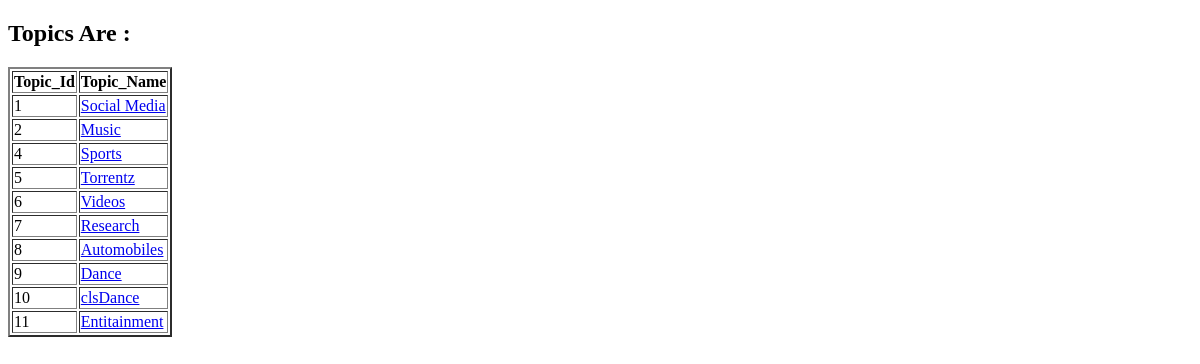
/display_topic/, run on an earlier commit of the app's database.
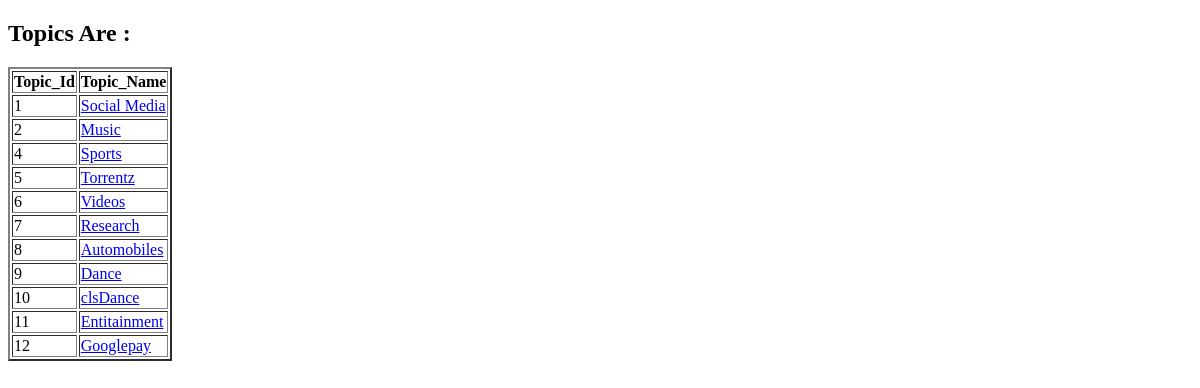
And on a later commit of the database.
### myapp/models.py (models this page shows, shortened)
class Topic(models.Model):
    topic_name=models.CharField(max_length=30,unique=True,blank=False,validators=[validators.MaxLengthValidator(10)])

### myapp/views.py (the view)
# urls.py: path('display_topic/',views.display_topics,name="display_topics"),
def display_topics(request):
    topics=Topic.objects.all()
    return render(request,"display_topic.html",\
        context={'topics':topics})

### templates/display_topic.html (shortened to what this page needs)
<!DOCTYPE html>
<html lang="en">
<head>
</head>
<body>
    <h2>Topics Are : </h2>
    <table border="2pt">
        <tr>
            <th>Topic_Id</th>
            <th>Topic_Name</th>
        </tr>
        {% if topics %}
        {% for topic in topics %}
        <tr>
            <td>{{topic.id}}</td>
            <td><a href="{% url 'display_topic' id=topic.id %}">{{topic.topic_name}}</a></td>
        </tr>
        {% endfor %}
        {% endif %}
    </table>
</body>
</html>

What changed in the data, as far as the page shows it:
added Topic: id "12", topic_name "Googlepay"
